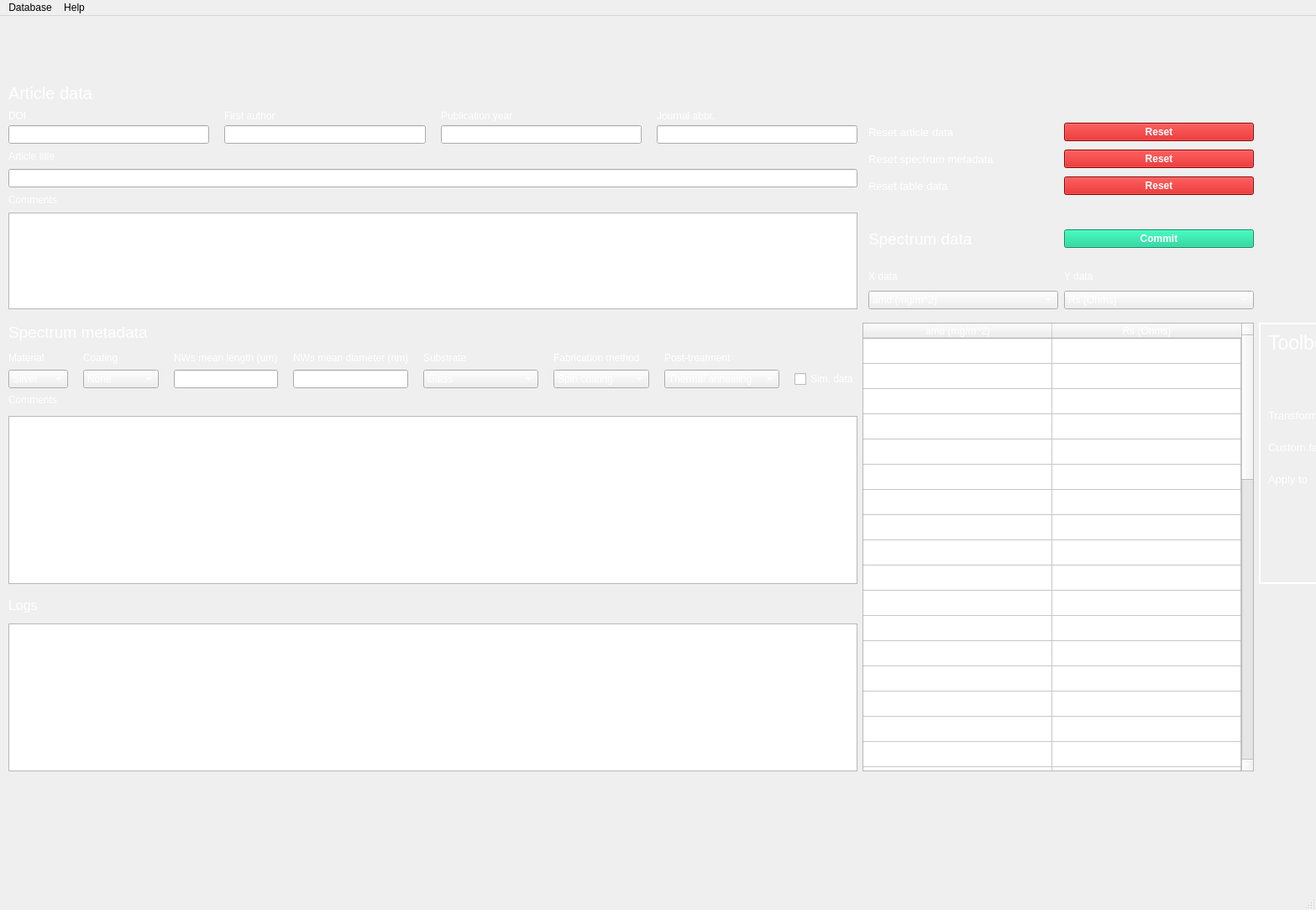
<?xml version="1.0" encoding="UTF-8"?>
<ui version="4.0">
 <class>MainWindow</class>
 <widget class="QMainWindow" name="MainWindow">
  <property name="geometry">
   <rect>
    <x>0</x>
    <y>0</y>
    <width>1567</width>
    <height>1083</height>
   </rect>
  </property>
  <property name="windowTitle">
   <string>MainWindow</string>
  </property>
  <property name="styleSheet">
   <string notr="true"/>
  </property>
  <widget class="QWidget" name="centralwidget">
   <property name="autoFillBackground">
    <bool>false</bool>
   </property>
   <property name="styleSheet">
    <string notr="true"/>
   </property>
   <widget class="QWidget" name="gridLayoutWidget">
    <property name="geometry">
     <rect>
      <x>10</x>
      <y>10</y>
      <width>1721</width>
      <height>993</height>
     </rect>
    </property>
    <layout class="QGridLayout" name="gridLayout" rowstretch="0,0,13,15,10,5" columnstretch="0,0,0,0,0,0">
     <property name="verticalSpacing">
      <number>16</number>
     </property>
     <item row="4" column="0" colspan="4">
      <layout class="QVBoxLayout" name="verticalLayout_4">
       <property name="spacing">
        <number>12</number>
       </property>
       <property name="bottomMargin">
        <number>0</number>
       </property>
       <item>
        <widget class="QLabel" name="logs_label">
         <property name="font">
          <font>
           <pointsize>12</pointsize>
          </font>
         </property>
         <property name="styleSheet">
          <string notr="true">color: white;</string>
         </property>
         <property name="text">
          <string>Logs</string>
         </property>
        </widget>
       </item>
       <item>
        <widget class="QTextBrowser" name="logs_text"/>
       </item>
      </layout>
     </item>
     <item row="3" column="0" colspan="4">
      <layout class="QVBoxLayout" name="verticalLayout_3">
       <property name="spacing">
        <number>12</number>
       </property>
       <item>
        <widget class="QLabel" name="spectrum_metadata_main_label">
         <property name="font">
          <font>
           <pointsize>14</pointsize>
          </font>
         </property>
         <property name="styleSheet">
          <string notr="true">color: white;</string>
         </property>
         <property name="text">
          <string>Spectrum metadata</string>
         </property>
        </widget>
       </item>
       <item>
        <layout class="QGridLayout" name="gridLayout_3">
         <property name="horizontalSpacing">
          <number>18</number>
         </property>
         <property name="verticalSpacing">
          <number>7</number>
         </property>
         <item row="1" column="0">
          <widget class="QComboBox" name="material_box">
           <property name="styleSheet">
            <string notr="true">color:white;</string>
           </property>
           <property name="currentText">
            <string>Silver</string>
           </property>
           <item>
            <property name="text">
             <string>Silver</string>
            </property>
           </item>
           <item>
            <property name="text">
             <string>Copper</string>
            </property>
           </item>
           <item>
            <property name="text">
             <string>Nickel</string>
            </property>
           </item>
          </widget>
         </item>
         <item row="0" column="3">
          <widget class="QLabel" name="nw_diameter_label">
           <property name="styleSheet">
            <string notr="true">color: white;</string>
           </property>
           <property name="text">
            <string>NWs mean diameter (nm)</string>
           </property>
          </widget>
         </item>
         <item row="0" column="7">
          <widget class="QLabel" name="label_14">
           <property name="text">
            <string/>
           </property>
          </widget>
         </item>
         <item row="1" column="6">
          <widget class="QComboBox" name="post_treatment_box">
           <property name="sizePolicy">
            <sizepolicy hsizetype="Preferred" vsizetype="Fixed">
             <horstretch>1</horstretch>
             <verstretch>0</verstretch>
            </sizepolicy>
           </property>
           <property name="styleSheet">
            <string notr="true">color:white;</string>
           </property>
           <item>
            <property name="text">
             <string>Thermal annealing</string>
            </property>
           </item>
           <item>
            <property name="text">
             <string>Eletrical annealing</string>
            </property>
           </item>
           <item>
            <property name="text">
             <string>UV treatment</string>
            </property>
           </item>
           <item>
            <property name="text">
             <string>Plasma etching</string>
            </property>
           </item>
           <item>
            <property name="text">
             <string>Chemical treatment</string>
            </property>
           </item>
           <item>
            <property name="text">
             <string>Evaporation</string>
            </property>
           </item>
           <item>
            <property name="text">
             <string>None</string>
            </property>
           </item>
           <item>
            <property name="text">
             <string>Other</string>
            </property>
           </item>
           <item>
            <property name="text">
             <string>Unknown</string>
            </property>
           </item>
          </widget>
         </item>
         <item row="1" column="5">
          <widget class="QComboBox" name="fabrication_box">
           <property name="styleSheet">
            <string notr="true">color:white;</string>
           </property>
           <item>
            <property name="text">
             <string>Spin coating</string>
            </property>
           </item>
           <item>
            <property name="text">
             <string>Roll2roll</string>
            </property>
           </item>
           <item>
            <property name="text">
             <string>Drop coating</string>
            </property>
           </item>
           <item>
            <property name="text">
             <string>Spray coating</string>
            </property>
           </item>
           <item>
            <property name="text">
             <string>Electrospinning</string>
            </property>
           </item>
           <item>
            <property name="text">
             <string>Rod coating</string>
            </property>
           </item>
           <item>
            <property name="text">
             <string>Slot die coating</string>
            </property>
           </item>
           <item>
            <property name="text">
             <string>Unknown</string>
            </property>
           </item>
           <item>
            <property name="text">
             <string>Other</string>
            </property>
           </item>
          </widget>
         </item>
         <item row="0" column="1">
          <widget class="QLabel" name="coating_label">
           <property name="styleSheet">
            <string notr="true">color: white;</string>
           </property>
           <property name="text">
            <string>Coating</string>
           </property>
          </widget>
         </item>
         <item row="1" column="3">
          <widget class="QLineEdit" name="nw_diameter_text">
           <property name="styleSheet">
            <string notr="true">color:white;</string>
           </property>
          </widget>
         </item>
         <item row="1" column="2">
          <widget class="QLineEdit" name="nw_length_text">
           <property name="styleSheet">
            <string notr="true">color:white;</string>
           </property>
          </widget>
         </item>
         <item row="0" column="0">
          <widget class="QLabel" name="material_label">
           <property name="styleSheet">
            <string notr="true">color: white;</string>
           </property>
           <property name="text">
            <string>Material</string>
           </property>
          </widget>
         </item>
         <item row="1" column="1">
          <widget class="QComboBox" name="coating_box">
           <property name="styleSheet">
            <string notr="true">color:white;</string>
           </property>
           <item>
            <property name="text">
             <string>None</string>
            </property>
           </item>
           <item>
            <property name="text">
             <string>SnO2</string>
            </property>
           </item>
           <item>
            <property name="text">
             <string>Graphene</string>
            </property>
           </item>
           <item>
            <property name="text">
             <string>Polymer</string>
            </property>
           </item>
           <item>
            <property name="text">
             <string>Al2O3</string>
            </property>
           </item>
           <item>
            <property name="text">
             <string>ZnO/Al2O3</string>
            </property>
           </item>
           <item>
            <property name="text">
             <string>ZnO</string>
            </property>
           </item>
           <item>
            <property name="text">
             <string>SiO2</string>
            </property>
           </item>
           <item>
            <property name="text">
             <string>Other</string>
            </property>
           </item>
           <item>
            <property name="text">
             <string>Unknown</string>
            </property>
           </item>
          </widget>
         </item>
         <item row="1" column="7">
          <widget class="QCheckBox" name="sim_checkbox">
           <property name="styleSheet">
            <string notr="true">color:white;</string>
           </property>
           <property name="text">
            <string>Sim. data</string>
           </property>
          </widget>
         </item>
         <item row="0" column="5">
          <widget class="QLabel" name="fabrication_label">
           <property name="styleSheet">
            <string notr="true">color:white;</string>
           </property>
           <property name="text">
            <string>Fabrication method</string>
           </property>
          </widget>
         </item>
         <item row="0" column="2">
          <widget class="QLabel" name="nw_length_label">
           <property name="styleSheet">
            <string notr="true">color: white;</string>
           </property>
           <property name="text">
            <string>NWs mean length (um)</string>
           </property>
          </widget>
         </item>
         <item row="0" column="6">
          <widget class="QLabel" name="post_treatment_label">
           <property name="styleSheet">
            <string notr="true">color:white;</string>
           </property>
           <property name="text">
            <string>Post-treatment</string>
           </property>
          </widget>
         </item>
         <item row="2" column="0">
          <widget class="QLabel" name="spectrum_comments_label">
           <property name="styleSheet">
            <string notr="true">color: white;</string>
           </property>
           <property name="text">
            <string>Comments</string>
           </property>
          </widget>
         </item>
         <item row="0" column="4">
          <widget class="QLabel" name="substrate_label">
           <property name="styleSheet">
            <string notr="true">color:white;</string>
           </property>
           <property name="text">
            <string>Substrate</string>
           </property>
          </widget>
         </item>
         <item row="1" column="4">
          <widget class="QComboBox" name="substrate_box">
           <property name="styleSheet">
            <string notr="true">color:white;</string>
           </property>
           <item>
            <property name="text">
             <string>Glass</string>
            </property>
           </item>
           <item>
            <property name="text">
             <string>PET</string>
            </property>
           </item>
           <item>
            <property name="text">
             <string>PEN</string>
            </property>
           </item>
           <item>
            <property name="text">
             <string>Polycarbonate (PC)</string>
            </property>
           </item>
           <item>
            <property name="text">
             <string>Other polymer</string>
            </property>
           </item>
           <item>
            <property name="text">
             <string>Other</string>
            </property>
           </item>
           <item>
            <property name="text">
             <string>Unknown</string>
            </property>
           </item>
          </widget>
         </item>
        </layout>
       </item>
       <item>
        <widget class="QTextEdit" name="spectrum_comments_text">
         <property name="styleSheet">
          <string notr="true">color:white;</string>
         </property>
        </widget>
       </item>
      </layout>
     </item>
     <item row="3" column="4" rowspan="2">
      <widget class="QTableWidget" name="data_table">
       <property name="sizePolicy">
        <sizepolicy hsizetype="MinimumExpanding" vsizetype="Expanding">
         <horstretch>0</horstretch>
         <verstretch>0</verstretch>
        </sizepolicy>
       </property>
       <property name="layoutDirection">
        <enum>Qt::LeftToRight</enum>
       </property>
       <property name="styleSheet">
        <string notr="true">color:white;</string>
       </property>
       <property name="horizontalScrollBarPolicy">
        <enum>Qt::ScrollBarAsNeeded</enum>
       </property>
       <property name="sizeAdjustPolicy">
        <enum>QAbstractScrollArea::AdjustToContentsOnFirstShow</enum>
       </property>
       <property name="dragDropMode">
        <enum>QAbstractItemView::DragDrop</enum>
       </property>
       <property name="rowCount">
        <number>50</number>
       </property>
       <attribute name="horizontalHeaderVisible">
        <bool>true</bool>
       </attribute>
       <attribute name="horizontalHeaderCascadingSectionResizes">
        <bool>false</bool>
       </attribute>
       <attribute name="horizontalHeaderMinimumSectionSize">
        <number>49</number>
       </attribute>
       <attribute name="horizontalHeaderDefaultSectionSize">
        <number>225</number>
       </attribute>
       <attribute name="horizontalHeaderHighlightSections">
        <bool>false</bool>
       </attribute>
       <attribute name="horizontalHeaderStretchLastSection">
        <bool>false</bool>
       </attribute>
       <attribute name="verticalHeaderVisible">
        <bool>false</bool>
       </attribute>
       <attribute name="verticalHeaderCascadingSectionResizes">
        <bool>false</bool>
       </attribute>
       <attribute name="verticalHeaderHighlightSections">
        <bool>true</bool>
       </attribute>
       <attribute name="verticalHeaderStretchLastSection">
        <bool>false</bool>
       </attribute>
       <row>
        <property name="text">
         <string>Nouvelle ligne</string>
        </property>
       </row>
       <row>
        <property name="text">
         <string>Nouvelle ligne</string>
        </property>
       </row>
       <row>
        <property name="text">
         <string>Nouvelle ligne</string>
        </property>
       </row>
       <row>
        <property name="text">
         <string>Nouvelle ligne</string>
        </property>
       </row>
       <row>
        <property name="text">
         <string>Nouvelle ligne</string>
        </property>
       </row>
       <row>
        <property name="text">
         <string>Nouvelle ligne</string>
        </property>
       </row>
       <row>
        <property name="text">
         <string>Nouvelle ligne</string>
        </property>
       </row>
       <row>
        <property name="text">
         <string>Nouvelle ligne</string>
        </property>
       </row>
       <row>
        <property name="text">
         <string>Nouvelle ligne</string>
        </property>
       </row>
       <row>
        <property name="text">
         <string>Nouvelle ligne</string>
        </property>
       </row>
       <row>
        <property name="text">
         <string>Nouvelle ligne</string>
        </property>
       </row>
       <row>
        <property name="text">
         <string>Nouvelle ligne</string>
        </property>
       </row>
       <row>
        <property name="text">
         <string>Nouvelle ligne</string>
        </property>
       </row>
       <row>
        <property name="text">
         <string>Nouvelle ligne</string>
        </property>
       </row>
       <row>
        <property name="text">
         <string>Nouvelle ligne</string>
        </property>
       </row>
       <row>
        <property name="text">
         <string>Nouvelle ligne</string>
        </property>
       </row>
       <row>
        <property name="text">
         <string>Nouvelle ligne</string>
        </property>
       </row>
       <row>
        <property name="text">
         <string>Nouvelle ligne</string>
        </property>
       </row>
       <row>
        <property name="text">
         <string>Nouvelle ligne</string>
        </property>
       </row>
       <row>
        <property name="text">
         <string>Nouvelle ligne</string>
        </property>
       </row>
       <row>
        <property name="text">
         <string>Nouvelle ligne</string>
        </property>
       </row>
       <row>
        <property name="text">
         <string>Nouvelle ligne</string>
        </property>
       </row>
       <row>
        <property name="text">
         <string>Nouvelle ligne</string>
        </property>
       </row>
       <row>
        <property name="text">
         <string>Nouvelle ligne</string>
        </property>
       </row>
       <row>
        <property name="text">
         <string>Nouvelle ligne</string>
        </property>
       </row>
       <row>
        <property name="text">
         <string>Nouvelle ligne</string>
        </property>
       </row>
       <row>
        <property name="text">
         <string>Nouvelle ligne</string>
        </property>
       </row>
       <row>
        <property name="text">
         <string>Nouvelle ligne</string>
        </property>
       </row>
       <row>
        <property name="text">
         <string>Nouvelle ligne</string>
        </property>
       </row>
       <row>
        <property name="text">
         <string>Nouvelle ligne</string>
        </property>
       </row>
       <row>
        <property name="text">
         <string>Nouvelle ligne</string>
        </property>
       </row>
       <row>
        <property name="text">
         <string>Nouvelle ligne</string>
        </property>
       </row>
       <row>
        <property name="text">
         <string>Nouvelle ligne</string>
        </property>
       </row>
       <row>
        <property name="text">
         <string>Nouvelle ligne</string>
        </property>
       </row>
       <row/>
       <row/>
       <row/>
       <row/>
       <row/>
       <row/>
       <row/>
       <row/>
       <row/>
       <row/>
       <row/>
       <row/>
       <row/>
       <row/>
       <row/>
       <row/>
       <column>
        <property name="text">
         <string>amd (mg/m^2)</string>
        </property>
       </column>
       <column>
        <property name="text">
         <string>Rs (Ohms)</string>
        </property>
       </column>
      </widget>
     </item>
     <item row="2" column="4">
      <layout class="QGridLayout" name="gridLayout_4">
       <property name="leftMargin">
        <number>7</number>
       </property>
       <property name="horizontalSpacing">
        <number>7</number>
       </property>
       <property name="verticalSpacing">
        <number>10</number>
       </property>
       <item row="9" column="0">
        <spacer name="verticalSpacer_2">
         <property name="orientation">
          <enum>Qt::Vertical</enum>
         </property>
         <property name="sizeHint" stdset="0">
          <size>
           <width>20</width>
           <height>40</height>
          </size>
         </property>
        </spacer>
       </item>
       <item row="8" column="0">
        <widget class="QLabel" name="reset_spectrum_data_label">
         <property name="font">
          <font>
           <pointsize>10</pointsize>
           <bold>false</bold>
          </font>
         </property>
         <property name="styleSheet">
          <string notr="true">color: white;</string>
         </property>
         <property name="text">
          <string>Reset table data</string>
         </property>
        </widget>
       </item>
       <item row="2" column="0">
        <spacer name="verticalSpacer_7">
         <property name="orientation">
          <enum>Qt::Vertical</enum>
         </property>
         <property name="sizeHint" stdset="0">
          <size>
           <width>20</width>
           <height>40</height>
          </size>
         </property>
        </spacer>
       </item>
       <item row="11" column="0">
        <spacer name="verticalSpacer_11">
         <property name="orientation">
          <enum>Qt::Vertical</enum>
         </property>
         <property name="sizeHint" stdset="0">
          <size>
           <width>20</width>
           <height>40</height>
          </size>
         </property>
        </spacer>
       </item>
       <item row="6" column="1">
        <widget class="QPushButton" name="reset_article_data_button">
         <property name="font">
          <font>
           <bold>true</bold>
          </font>
         </property>
         <property name="styleSheet">
          <string notr="true">QPushButton
{
color:white;
background-color:#CD0404;
}
QPushButton::hover
{
color:white;
background-color:#E94560;
}</string>
         </property>
         <property name="text">
          <string>Reset</string>
         </property>
        </widget>
       </item>
       <item row="3" column="0">
        <spacer name="verticalSpacer_10">
         <property name="orientation">
          <enum>Qt::Vertical</enum>
         </property>
         <property name="sizeHint" stdset="0">
          <size>
           <width>20</width>
           <height>40</height>
          </size>
         </property>
        </spacer>
       </item>
       <item row="5" column="0">
        <spacer name="verticalSpacer_13">
         <property name="orientation">
          <enum>Qt::Vertical</enum>
         </property>
         <property name="sizeHint" stdset="0">
          <size>
           <width>20</width>
           <height>40</height>
          </size>
         </property>
        </spacer>
       </item>
       <item row="7" column="1">
        <widget class="QPushButton" name="reset_spectrum_metadata_button">
         <property name="font">
          <font>
           <bold>true</bold>
          </font>
         </property>
         <property name="styleSheet">
          <string notr="true">QPushButton
{
color:white;
background-color:#CD0404;
}
QPushButton::hover
{
color:white;
background-color:#E94560;
}</string>
         </property>
         <property name="text">
          <string>Reset</string>
         </property>
        </widget>
       </item>
       <item row="8" column="1">
        <widget class="QPushButton" name="reset_spectrum_data_button">
         <property name="font">
          <font>
           <bold>true</bold>
          </font>
         </property>
         <property name="styleSheet">
          <string notr="true">QPushButton
{
color:white;
background-color:#CD0404;
}
QPushButton::hover
{
color:white;
background-color:#E94560;
}</string>
         </property>
         <property name="text">
          <string>Reset</string>
         </property>
        </widget>
       </item>
       <item row="0" column="0">
        <spacer name="verticalSpacer">
         <property name="orientation">
          <enum>Qt::Vertical</enum>
         </property>
         <property name="sizeHint" stdset="0">
          <size>
           <width>20</width>
           <height>40</height>
          </size>
         </property>
        </spacer>
       </item>
       <item row="13" column="0">
        <widget class="QLabel" name="spectrum_data_main_label">
         <property name="font">
          <font>
           <pointsize>14</pointsize>
          </font>
         </property>
         <property name="styleSheet">
          <string notr="true">color:white;</string>
         </property>
         <property name="text">
          <string>Spectrum data</string>
         </property>
        </widget>
       </item>
       <item row="16" column="1">
        <widget class="QLabel" name="y_column_data_label">
         <property name="styleSheet">
          <string notr="true">color: white;</string>
         </property>
         <property name="text">
          <string>Y data</string>
         </property>
        </widget>
       </item>
       <item row="17" column="0">
        <widget class="QComboBox" name="x_data_box">
         <property name="styleSheet">
          <string notr="true">color:white;</string>
         </property>
         <item>
          <property name="text">
           <string>amd (mg/m^2)</string>
          </property>
         </item>
         <item>
          <property name="text">
           <string>Bending Radius (mm)</string>
          </property>
         </item>
         <item>
          <property name="text">
           <string>Rs (Ohms)</string>
          </property>
         </item>
         <item>
          <property name="text">
           <string>T (%)</string>
          </property>
         </item>
         <item>
          <property name="text">
           <string>Haze (%)</string>
          </property>
         </item>
         <item>
          <property name="text">
           <string>Emissivity (%)</string>
          </property>
         </item>
         <item>
          <property name="text">
           <string>Lnw (um)</string>
          </property>
         </item>
         <item>
          <property name="text">
           <string>Dnw (nm)</string>
          </property>
         </item>
         <item>
          <property name="text">
           <string>Wavelength (nm)</string>
          </property>
         </item>
         <item>
          <property name="text">
           <string>Coating thickness (nm)</string>
          </property>
         </item>
         <item>
          <property name="text">
           <string>Max temp. (C)</string>
          </property>
         </item>
        </widget>
       </item>
       <item row="15" column="0">
        <spacer name="verticalSpacer_4">
         <property name="orientation">
          <enum>Qt::Vertical</enum>
         </property>
         <property name="sizeHint" stdset="0">
          <size>
           <width>20</width>
           <height>40</height>
          </size>
         </property>
        </spacer>
       </item>
       <item row="4" column="0">
        <spacer name="verticalSpacer_12">
         <property name="orientation">
          <enum>Qt::Vertical</enum>
         </property>
         <property name="sizeHint" stdset="0">
          <size>
           <width>20</width>
           <height>40</height>
          </size>
         </property>
        </spacer>
       </item>
       <item row="7" column="0">
        <widget class="QLabel" name="reset_spectrum_metadata_label">
         <property name="font">
          <font>
           <pointsize>10</pointsize>
           <bold>false</bold>
          </font>
         </property>
         <property name="styleSheet">
          <string notr="true">color: white;</string>
         </property>
         <property name="text">
          <string>Reset spectrum metadata</string>
         </property>
        </widget>
       </item>
       <item row="1" column="0">
        <spacer name="verticalSpacer_6">
         <property name="orientation">
          <enum>Qt::Vertical</enum>
         </property>
         <property name="sizeHint" stdset="0">
          <size>
           <width>20</width>
           <height>40</height>
          </size>
         </property>
        </spacer>
       </item>
       <item row="17" column="1">
        <widget class="QComboBox" name="y_data_box">
         <property name="styleSheet">
          <string notr="true">color:white;</string>
         </property>
         <item>
          <property name="text">
           <string>Rs (Ohms)</string>
          </property>
         </item>
         <item>
          <property name="text">
           <string>Bending radius (mm)</string>
          </property>
         </item>
         <item>
          <property name="text">
           <string>T (%)</string>
          </property>
         </item>
         <item>
          <property name="text">
           <string>Haze (%)</string>
          </property>
         </item>
         <item>
          <property name="text">
           <string>Emissivity (%)</string>
          </property>
         </item>
         <item>
          <property name="text">
           <string>Lnw (um)</string>
          </property>
         </item>
         <item>
          <property name="text">
           <string>Dnw (nm)</string>
          </property>
         </item>
         <item>
          <property name="text">
           <string>amd (mg/m^2)</string>
          </property>
         </item>
         <item>
          <property name="text">
           <string>Coating thickness (nm)</string>
          </property>
         </item>
         <item>
          <property name="text">
           <string>Max temp. (C)</string>
          </property>
         </item>
        </widget>
       </item>
       <item row="16" column="0">
        <widget class="QLabel" name="x_column_data_label">
         <property name="styleSheet">
          <string notr="true">color: white;</string>
         </property>
         <property name="text">
          <string>X data</string>
         </property>
        </widget>
       </item>
       <item row="10" column="0">
        <spacer name="verticalSpacer_9">
         <property name="orientation">
          <enum>Qt::Vertical</enum>
         </property>
         <property name="sizeHint" stdset="0">
          <size>
           <width>20</width>
           <height>40</height>
          </size>
         </property>
        </spacer>
       </item>
       <item row="12" column="0">
        <spacer name="verticalSpacer_8">
         <property name="orientation">
          <enum>Qt::Vertical</enum>
         </property>
         <property name="sizeHint" stdset="0">
          <size>
           <width>20</width>
           <height>40</height>
          </size>
         </property>
        </spacer>
       </item>
       <item row="6" column="0">
        <widget class="QLabel" name="reset_article_label">
         <property name="font">
          <font>
           <pointsize>10</pointsize>
           <bold>false</bold>
          </font>
         </property>
         <property name="styleSheet">
          <string notr="true">color: white;</string>
         </property>
         <property name="text">
          <string>Reset article data</string>
         </property>
        </widget>
       </item>
       <item row="14" column="0">
        <spacer name="verticalSpacer_5">
         <property name="orientation">
          <enum>Qt::Vertical</enum>
         </property>
         <property name="sizeHint" stdset="0">
          <size>
           <width>20</width>
           <height>40</height>
          </size>
         </property>
        </spacer>
       </item>
       <item row="13" column="1">
        <widget class="QPushButton" name="commit_data_button">
         <property name="font">
          <font>
           <bold>true</bold>
          </font>
         </property>
         <property name="styleSheet">
          <string notr="true">QPushButton
{
color:white;
background-color:#03C988;
}
QPushButton::hover
{
color:white;
background-color:#6ECCAF;
}</string>
         </property>
         <property name="text">
          <string>Commit</string>
         </property>
        </widget>
       </item>
      </layout>
     </item>
     <item row="1" column="1">
      <spacer name="horizontalSpacer">
       <property name="orientation">
        <enum>Qt::Horizontal</enum>
       </property>
       <property name="sizeHint" stdset="0">
        <size>
         <width>40</width>
         <height>20</height>
        </size>
       </property>
      </spacer>
     </item>
     <item row="2" column="5">
      <spacer name="horizontalSpacer_2">
       <property name="orientation">
        <enum>Qt::Horizontal</enum>
       </property>
       <property name="sizeType">
        <enum>QSizePolicy::Fixed</enum>
       </property>
       <property name="sizeHint" stdset="0">
        <size>
         <width>160</width>
         <height>20</height>
        </size>
       </property>
      </spacer>
     </item>
     <item row="3" column="5">
      <widget class="QFrame" name="gridFrame_2">
       <property name="styleSheet">
        <string notr="true">color:white;</string>
       </property>
       <property name="frameShape">
        <enum>QFrame::Box</enum>
       </property>
       <property name="lineWidth">
        <number>2</number>
       </property>
       <property name="midLineWidth">
        <number>2</number>
       </property>
       <layout class="QGridLayout" name="gridLayout_5" rowstretch="0,0,0,0,0,0,0,0,0,0,0">
        <item row="6" column="0">
         <widget class="QLabel" name="applyto_label">
          <property name="font">
           <font>
            <pointsize>10</pointsize>
           </font>
          </property>
          <property name="styleSheet">
           <string notr="true">color:white;</string>
          </property>
          <property name="text">
           <string>Apply to</string>
          </property>
         </widget>
        </item>
        <item row="5" column="0">
         <spacer name="verticalSpacer_17">
          <property name="orientation">
           <enum>Qt::Vertical</enum>
          </property>
          <property name="sizeType">
           <enum>QSizePolicy::Fixed</enum>
          </property>
          <property name="sizeHint" stdset="0">
           <size>
            <width>20</width>
            <height>10</height>
           </size>
          </property>
         </spacer>
        </item>
        <item row="2" column="0">
         <widget class="QLabel" name="transformation_label">
          <property name="font">
           <font>
            <pointsize>10</pointsize>
           </font>
          </property>
          <property name="styleSheet">
           <string notr="true">color:white;</string>
          </property>
          <property name="text">
           <string>Transformation</string>
          </property>
         </widget>
        </item>
        <item row="4" column="1">
         <widget class="QLineEdit" name="customfactor_text"/>
        </item>
        <item row="2" column="1">
         <widget class="QComboBox" name="transformation_toolbox">
          <property name="styleSheet">
           <string notr="true">color:white;</string>
          </property>
          <item>
           <property name="text">
            <string>X100</string>
           </property>
          </item>
          <item>
           <property name="text">
            <string>#/m^2-&gt;mg/m^2</string>
           </property>
          </item>
          <item>
           <property name="text">
            <string>/cm^2-&gt; /m^2</string>
           </property>
          </item>
          <item>
           <property name="text">
            <string>/mm^2 -&gt; /m^2</string>
           </property>
          </item>
          <item>
           <property name="text">
            <string>Cond to res</string>
           </property>
          </item>
         </widget>
        </item>
        <item row="6" column="1">
         <widget class="QComboBox" name="apply_toolbox">
          <property name="styleSheet">
           <string notr="true">color:white;</string>
          </property>
          <item>
           <property name="text">
            <string>X column</string>
           </property>
          </item>
          <item>
           <property name="text">
            <string>Y column</string>
           </property>
          </item>
         </widget>
        </item>
        <item row="0" column="0">
         <widget class="QLabel" name="toolbox_label">
          <property name="font">
           <font>
            <pointsize>17</pointsize>
           </font>
          </property>
          <property name="styleSheet">
           <string notr="true">color:white;</string>
          </property>
          <property name="text">
           <string>Toolbox</string>
          </property>
         </widget>
        </item>
        <item row="4" column="0">
         <widget class="QLabel" name="custom_factor_label">
          <property name="font">
           <font>
            <pointsize>10</pointsize>
           </font>
          </property>
          <property name="styleSheet">
           <string notr="true">color:white;</string>
          </property>
          <property name="text">
           <string>Custom factor</string>
          </property>
         </widget>
        </item>
        <item row="3" column="0">
         <spacer name="verticalSpacer_16">
          <property name="orientation">
           <enum>Qt::Vertical</enum>
          </property>
          <property name="sizeType">
           <enum>QSizePolicy::Fixed</enum>
          </property>
          <property name="sizeHint" stdset="0">
           <size>
            <width>20</width>
            <height>10</height>
           </size>
          </property>
         </spacer>
        </item>
        <item row="1" column="0">
         <spacer name="verticalSpacer_14">
          <property name="orientation">
           <enum>Qt::Vertical</enum>
          </property>
          <property name="sizeHint" stdset="0">
           <size>
            <width>20</width>
            <height>40</height>
           </size>
          </property>
         </spacer>
        </item>
        <item row="9" column="1">
         <widget class="QPushButton" name="apply_button">
          <property name="font">
           <font>
            <pointsize>11</pointsize>
           </font>
          </property>
          <property name="styleSheet">
           <string notr="true">QPushButton
{
color:white;
background-color:#03C988;
}
QPushButton::hover
{
color:white;
background-color:#6ECCAF;
}</string>
          </property>
          <property name="text">
           <string>Apply</string>
          </property>
         </widget>
        </item>
        <item row="7" column="0">
         <spacer name="verticalSpacer_15">
          <property name="orientation">
           <enum>Qt::Vertical</enum>
          </property>
          <property name="sizeType">
           <enum>QSizePolicy::Fixed</enum>
          </property>
          <property name="sizeHint" stdset="0">
           <size>
            <width>20</width>
            <height>15</height>
           </size>
          </property>
         </spacer>
        </item>
        <item row="10" column="0">
         <spacer name="verticalSpacer_18">
          <property name="orientation">
           <enum>Qt::Vertical</enum>
          </property>
          <property name="sizeHint" stdset="0">
           <size>
            <width>20</width>
            <height>40</height>
           </size>
          </property>
         </spacer>
        </item>
       </layout>
      </widget>
     </item>
     <item row="1" column="3" alignment="Qt::AlignHCenter">
      <widget class="QLabel" name="label">
       <property name="sizePolicy">
        <sizepolicy hsizetype="Preferred" vsizetype="Minimum">
         <horstretch>0</horstretch>
         <verstretch>0</verstretch>
        </sizepolicy>
       </property>
       <property name="font">
        <font>
         <family>Yu Gothic</family>
         <pointsize>30</pointsize>
        </font>
       </property>
       <property name="text">
        <string/>
       </property>
       <property name="pixmap">
        <pixmap>../../../../../../../../Downloads/logov1_b.png</pixmap>
       </property>
       <property name="scaledContents">
        <bool>true</bool>
       </property>
      </widget>
     </item>
     <item row="5" column="4">
      <spacer name="verticalSpacer_3">
       <property name="orientation">
        <enum>Qt::Vertical</enum>
       </property>
       <property name="sizeHint" stdset="0">
        <size>
         <width>20</width>
         <height>40</height>
        </size>
       </property>
      </spacer>
     </item>
     <item row="2" column="0" colspan="4">
      <layout class="QVBoxLayout" name="verticalLayout" stretch="0,0,0,0,0,0">
       <property name="spacing">
        <number>8</number>
       </property>
       <item>
        <widget class="QLabel" name="article_data_main_label">
         <property name="font">
          <font>
           <pointsize>15</pointsize>
          </font>
         </property>
         <property name="styleSheet">
          <string notr="true">color: white;</string>
         </property>
         <property name="text">
          <string>Article data</string>
         </property>
        </widget>
       </item>
       <item>
        <layout class="QGridLayout" name="gridLayout_2" rowstretch="0,0,0">
         <property name="leftMargin">
          <number>0</number>
         </property>
         <property name="horizontalSpacing">
          <number>18</number>
         </property>
         <property name="verticalSpacing">
          <number>4</number>
         </property>
         <item row="1" column="2">
          <widget class="QLineEdit" name="pub_year_text">
           <property name="styleSheet">
            <string notr="true">color:white;</string>
           </property>
          </widget>
         </item>
         <item row="0" column="3">
          <widget class="QLabel" name="journal_label">
           <property name="styleSheet">
            <string notr="true">color: white;</string>
           </property>
           <property name="text">
            <string>Journal abbr.</string>
           </property>
          </widget>
         </item>
         <item row="1" column="0">
          <widget class="QLineEdit" name="doi_text">
           <property name="styleSheet">
            <string notr="true">color:white;</string>
           </property>
          </widget>
         </item>
         <item row="1" column="3">
          <widget class="QLineEdit" name="journal_text">
           <property name="styleSheet">
            <string notr="true">color:white;</string>
           </property>
          </widget>
         </item>
         <item row="0" column="0">
          <widget class="QLabel" name="doi_label">
           <property name="styleSheet">
            <string notr="true">color: white;</string>
           </property>
           <property name="text">
            <string>DOI</string>
           </property>
          </widget>
         </item>
         <item row="1" column="1">
          <widget class="QLineEdit" name="first_author_text">
           <property name="styleSheet">
            <string notr="true">color:white;</string>
           </property>
          </widget>
         </item>
         <item row="0" column="2">
          <widget class="QLabel" name="pub_year_label">
           <property name="styleSheet">
            <string notr="true">color: white;</string>
           </property>
           <property name="text">
            <string>Publication year</string>
           </property>
          </widget>
         </item>
         <item row="0" column="1">
          <widget class="QLabel" name="first_author_label">
           <property name="styleSheet">
            <string notr="true">color: white;</string>
           </property>
           <property name="text">
            <string>First author</string>
           </property>
          </widget>
         </item>
        </layout>
       </item>
       <item>
        <widget class="QLabel" name="article_title_label">
         <property name="styleSheet">
          <string notr="true">color: white;</string>
         </property>
         <property name="text">
          <string>Article title</string>
         </property>
        </widget>
       </item>
       <item>
        <widget class="QLineEdit" name="article_title_text"/>
       </item>
       <item>
        <widget class="QLabel" name="article_comments_label">
         <property name="styleSheet">
          <string notr="true">color: white;</string>
         </property>
         <property name="text">
          <string>Comments</string>
         </property>
        </widget>
       </item>
       <item>
        <widget class="QTextEdit" name="article_comments_text">
         <property name="readOnly">
          <bool>false</bool>
         </property>
        </widget>
       </item>
      </layout>
     </item>
     <item row="1" column="2">
      <widget class="QLabel" name="label_2">
       <property name="text">
        <string/>
       </property>
       <property name="pixmap">
        <pixmap>../../../../../logov1_b.png</pixmap>
       </property>
      </widget>
     </item>
    </layout>
   </widget>
  </widget>
  <widget class="QMenuBar" name="menubar">
   <property name="geometry">
    <rect>
     <x>0</x>
     <y>0</y>
     <width>1567</width>
     <height>22</height>
    </rect>
   </property>
   <widget class="QMenu" name="menuDatabase">
    <property name="title">
     <string>Database</string>
    </property>
    <addaction name="actionConnect_to_DB"/>
    <addaction name="actionDisconnect_from_DB"/>
    <addaction name="actionDB_status"/>
   </widget>
   <widget class="QMenu" name="menuHelp">
    <property name="title">
     <string>Help</string>
    </property>
    <addaction name="actionDocumentation"/>
    <addaction name="actionContact_us"/>
   </widget>
   <addaction name="menuDatabase"/>
   <addaction name="menuHelp"/>
  </widget>
  <widget class="QStatusBar" name="statusbar"/>
  <action name="actionConnect_to_DB">
   <property name="text">
    <string>Connect to DB</string>
   </property>
  </action>
  <action name="actionDisconnect_from_DB">
   <property name="text">
    <string>Disconnect from DB</string>
   </property>
  </action>
  <action name="actionDB_status">
   <property name="text">
    <string>DB status</string>
   </property>
  </action>
  <action name="actionDocumentation">
   <property name="text">
    <string>Documentation</string>
   </property>
  </action>
  <action name="actionContact_us">
   <property name="text">
    <string>Contact us</string>
   </property>
  </action>
 </widget>
 <tabstops>
  <tabstop>doi_text</tabstop>
  <tabstop>first_author_text</tabstop>
  <tabstop>pub_year_text</tabstop>
  <tabstop>journal_text</tabstop>
  <tabstop>article_comments_text</tabstop>
  <tabstop>material_box</tabstop>
  <tabstop>coating_box</tabstop>
  <tabstop>nw_length_text</tabstop>
  <tabstop>nw_diameter_text</tabstop>
  <tabstop>post_treatment_box</tabstop>
  <tabstop>sim_checkbox</tabstop>
  <tabstop>spectrum_comments_text</tabstop>
  <tabstop>x_data_box</tabstop>
  <tabstop>y_data_box</tabstop>
  <tabstop>data_table</tabstop>
  <tabstop>reset_article_data_button</tabstop>
  <tabstop>reset_spectrum_metadata_button</tabstop>
  <tabstop>reset_spectrum_data_button</tabstop>
  <tabstop>commit_data_button</tabstop>
  <tabstop>logs_text</tabstop>
 </tabstops>
 <resources/>
 <connections/>
</ui>
